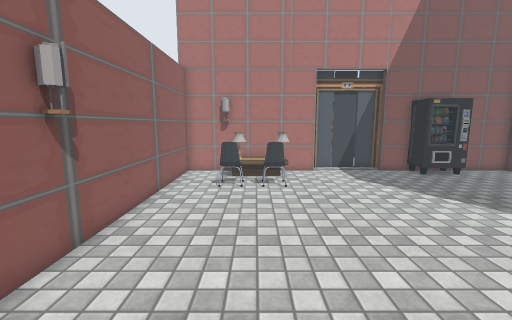
View 1 (above)

12 first-person views from a walk through a 3-D level made in the Unity game engine. The camera is 1.4 m above the floor, tilts 8° down and sees 90° across. The floor is counted in squares, 0.5 m on a side. Each view is taken from the middle of a square. On the plan, view 1 faces up. The plan holds only what a view shows up to about 19 squares ahead; the rest is blank. The place goes on beyond the plan. The player is left out. Some surface patterns are stand-ins.

View 2
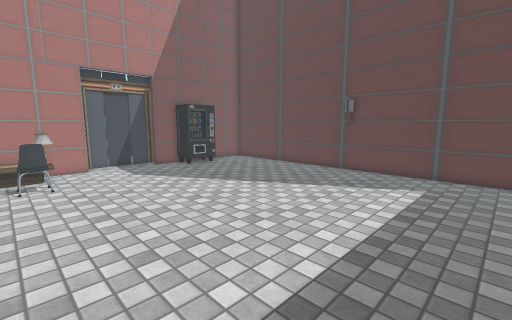

View 3
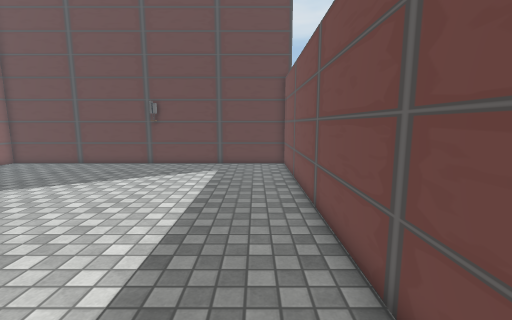

View 4
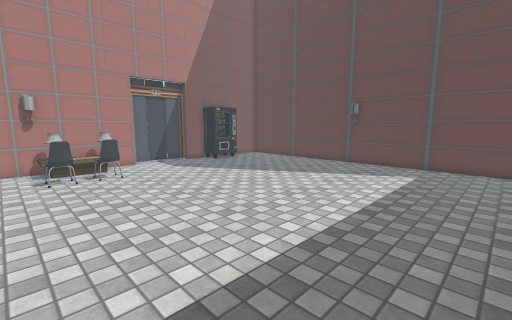

View 5
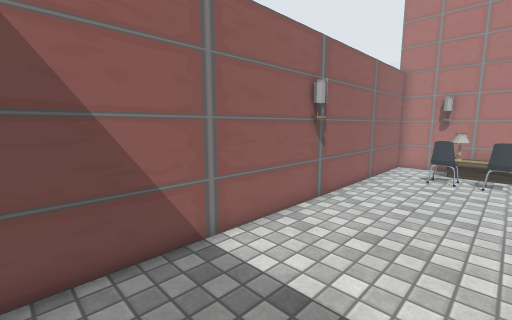

View 6
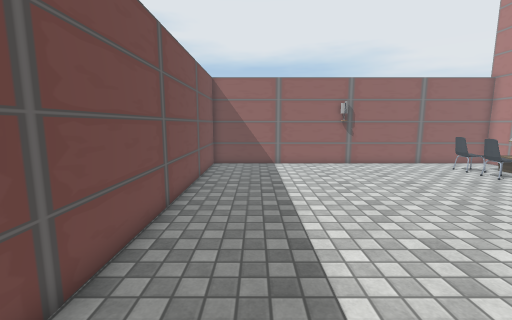

View 7
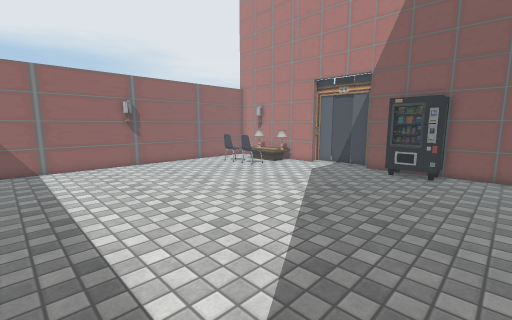

View 8
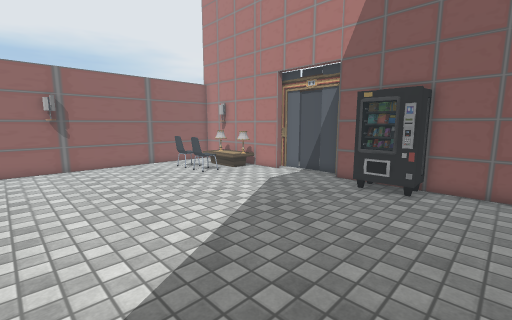

View 9
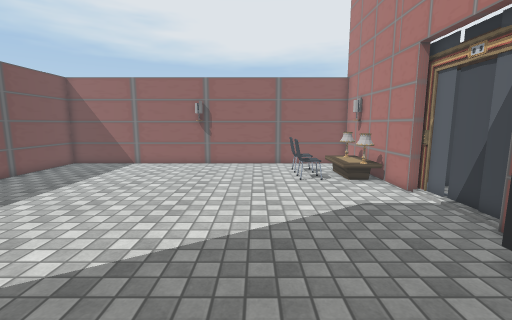

View 10
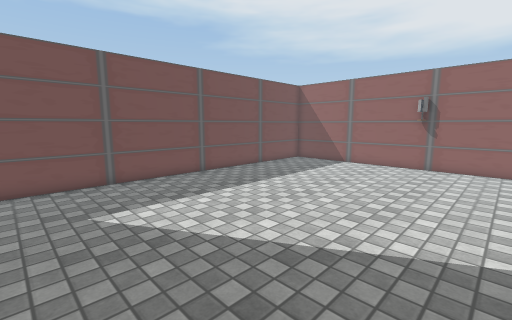

View 11
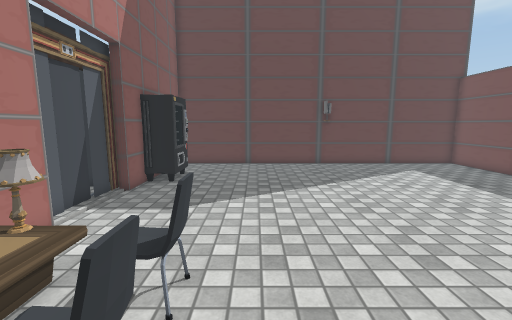

View 12
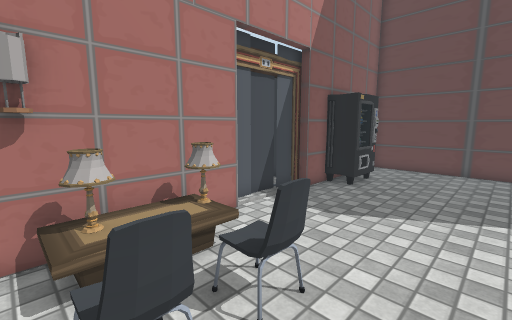

### Floor plan
Points are (right, up) in squares from view 1. A wall is a line through its corners. A room is listed if a view was taken in it or the views show most of it. See-through windows are left out.
Room 1 (views 1, 2, 3, 4, 5, 6, 7, 8, 9, 10, 11, 12)
walls: (8.7, 15.4) (7.5, 15.4); (3.5, 15.9) (3.5, 15.4) (-4.1, 15.4) (-4.1, -4) (15.2, -4) (15.2, 15.4) (11.5, 15.4)
objects: other object (-1, 11); other object (-1, 14); other object (0, 11) to (1, 11); other object (1, 14) to (2, 14); other object (3, 16) to (8, 18); other object (9, 14) to (12, 15)

Where each view was taken, in squares from view 1:
view 1: 0 up, 0 right, facing up
view 2: 2 down, 0 right, facing up-right
view 3: 2 down, 3 left, facing right
view 4: 3 down, 3 left, facing up-right
view 5: 3 down, 1 right, facing up-left
view 6: 1 down, 14 right, facing left
view 7: 1 down, 14 right, facing up-left
view 8: 3 up, 14 right, facing up-left
view 9: 9 up, 14 right, facing left
view 10: 9 up, 14 right, facing down-left
view 11: 10 up, 3 left, facing right
view 12: 9 up, 2 left, facing up-right
